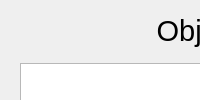
       <widget class="QWidget" name="page_market">
        <property name="styleSheet">
         <string notr="true">#page_market{background-image: url(:/images/inventory/background.jpg);}</string>
        </property>
        <layout class="QHBoxLayout" name="horizontalLayout_55">
         <property name="spacing">
          <number>0</number>
         </property>
         <property name="leftMargin">
          <number>0</number>
         </property>
         <property name="topMargin">
          <number>0</number>
         </property>
         <property name="rightMargin">
          <number>0</number>
         </property>
         <property name="bottomMargin">
          <number>0</number>
         </property>
         <item>
          <widget class="QFrame" name="market_layout">
           <property name="styleSheet">
            <string notr="true">#market_layout{background-image: url(:/images/inventory/market.png);}</string>
           </property>
           <widget class="QLabel" name="monsterDetailsName_2">
            <property name="geometry">
             <rect>
              <x>20</x>
              <y>5</y>
              <width>357</width>
              <height>51</height>
             </rect>
            </property>
            <property name="minimumSize">
             <size>
              <width>357</width>
              <height>51</height>
             </size>
            </property>
            <property name="maximumSize">
             <size>
              <width>357</width>
              <height>51</height>
             </size>
            </property>
            <property name="font">
             <font>
              <pointsize>22</pointsize>
             </font>
            </property>
            <property name="styleSheet">
             <string notr="true">background-image: url(:/images/inventory/type.png);color: rgb(0, 0, 0);</string>
            </property>
            <property name="text">
             <string notr="true">Object</string>
            </property>
            <property name="alignment">
             <set>Qt::AlignCenter</set>
            </property>
           </widget>
           <widget class="QLabel" name="monsterDetailsName_3">
            <property name="geometry">
             <rect>
              <x>400</x>
              <y>5</y>
              <width>357</width>
              <height>51</height>
             </rect>
            </property>
            <property name="minimumSize">
             <size>
              <width>357</width>
              <height>51</height>
             </size>
            </property>
            <property name="maximumSize">
             <size>
              <width>357</width>
              <height>51</height>
             </size>
            </property>
            <property name="font">
             <font>
              <pointsize>22</pointsize>
             </font>
            </property>
            <property name="styleSheet">
             <string notr="true">background-image: url(:/images/inventory/type.png);color: rgb(0, 0, 0);</string>
            </property>
            <property name="text">
             <string notr="true">Monster</string>
            </property>
            <property name="alignment">
             <set>Qt::AlignCenter</set>
            </property>
           </widget>
           <widget class="QLabel" name="monsterDetailsName_4">
            <property name="geometry">
             <rect>
              <x>200</x>
              <y>380</y>
              <width>357</width>
              <height>51</height>
             </rect>
            </property>
            <property name="minimumSize">
             <size>
              <width>357</width>
              <height>51</height>
             </size>
            </property>
            <property name="maximumSize">
             <size>
              <width>357</width>
              <height>51</height>
             </size>
            </property>
            <property name="font">
             <font>
              <pointsize>22</pointsize>
             </font>
            </property>
            <property name="styleSheet">
             <string notr="true">background-image: url(:/images/inventory/type.png);color: rgb(0, 0, 0);</string>
            </property>
            <property name="text">
             <string notr="true">Own</string>
            </property>
            <property name="alignment">
             <set>Qt::AlignCenter</set>
            </property>
           </widget>
           <widget class="QToolButton" name="marketQuit">
            <property name="geometry">
             <rect>
              <x>760</x>
              <y>565</y>
              <width>22</width>
              <height>25</height>
             </rect>
            </property>
            <property name="minimumSize">
             <size>
              <width>22</width>
              <height>25</height>
             </size>
            </property>
            <property name="maximumSize">
             <size>
              <width>22</width>
              <height>25</height>
             </size>
            </property>
            <property name="styleSheet">
             <string notr="true">QToolButton::hover {
background-position:left center;
}
QToolButton::pressed {
background-position:left bottom;
}
QToolButton { 
background-image: url(:/images/interface/quit.png);
border-image: url(:/images/empty.png);
}</string>
            </property>
           </widget>
           <widget class="QLabel" name="marketStat">
            <property name="geometry">
             <rect>
              <x>210</x>
              <y>570</y>
              <width>341</width>
              <height>20</height>
             </rect>
            </property>
            <property name="textFormat">
             <enum>Qt::RichText</enum>
            </property>
            <property name="alignment">
             <set>Qt::AlignCenter</set>
            </property>
           </widget>
           <widget class="QListWidget" name="marketObject">
            <property name="geometry">
             <rect>
              <x>20</x>
              <y>63</y>
              <width>354</width>
              <height>309</height>
             </rect>
            </property>
            <property name="styleSheet">
             <string notr="true">#marketObject{background-image: url(:/images/empty.png);color: rgb(0, 0, 0);}</string>
            </property>
            <property name="iconSize">
             <size>
              <width>24</width>
              <height>24</height>
             </size>
            </property>
           </widget>
           <widget class="QListWidget" name="marketMonster">
            <property name="geometry">
             <rect>
              <x>392</x>
              <y>63</y>
              <width>388</width>
              <height>309</height>
             </rect>
            </property>
            <property name="styleSheet">
             <string notr="true">#marketMonster{background-image: url(:/images/empty.png);color: rgb(0, 0, 0);}</string>
            </property>
            <property name="iconSize">
             <size>
              <width>32</width>
              <height>32</height>
             </size>
            </property>
           </widget>
           <widget class="QListWidget" name="marketOwnObject">
            <property name="geometry">
             <rect>
              <x>20</x>
              <y>436</y>
              <width>355</width>
              <height>103</height>
             </rect>
            </property>
            <property name="styleSheet">
             <string notr="true">#marketOwnObject{background-image: url(:/images/empty.png);color: rgb(0, 0, 0);}</string>
            </property>
            <property name="iconSize">
             <size>
              <width>24</width>
              <height>24</height>
             </size>
            </property>
           </widget>
           <widget class="QListWidget" name="marketOwnMonster">
            <property name="geometry">
             <rect>
              <x>391</x>
              <y>436</y>
              <width>389</width>
              <height>103</height>
             </rect>
            </property>
            <property name="styleSheet">
             <string notr="true">#marketOwnMonster{background-image: url(:/images/empty.png);color: rgb(0, 0, 0);}</string>
            </property>
            <property name="iconSize">
             <size>
              <width>32</width>
              <height>32</height>
             </size>
            </property>
           </widget>
           <widget class="QPushButton" name="marketWithdraw">
            <property name="geometry">
             <rect>
              <x>10</x>
              <y>565</y>
              <width>110</width>
              <height>25</height>
             </rect>
            </property>
            <property name="minimumSize">
             <size>
              <width>110</width>
              <height>25</height>
             </size>
            </property>
            <property name="maximumSize">
             <size>
              <width>110</width>
              <height>25</height>
             </size>
            </property>
            <property name="styleSheet">
             <string notr="true">QPushButton::hover {
background-position:left center;
}
QPushButton::pressed {
background-position:left bottom;
}
QPushButton { 
background-image: url(:/images/interface/button-generic.png);
border-image: url(:/images/empty.png);
color: rgb(255, 255, 255);
padding-left:4px;
padding-right:4px;
padding-top:8px;
padding-bottom:3px;
}</string>
            </property>
            <property name="text">
             <string>Withdraw cash</string>
            </property>
           </widget>
           <widget class="QPushButton" name="marketPutObject">
            <property name="geometry">
             <rect>
              <x>130</x>
              <y>565</y>
              <width>110</width>
              <height>25</height>
             </rect>
            </property>
            <property name="minimumSize">
             <size>
              <width>110</width>
              <height>25</height>
             </size>
            </property>
            <property name="maximumSize">
             <size>
              <width>110</width>
              <height>25</height>
             </size>
            </property>
            <property name="styleSheet">
             <string notr="true">QPushButton::hover {
background-position:left center;
}
QPushButton::pressed {
background-position:left bottom;
}
QPushButton { 
background-image: url(:/images/interface/button-generic.png);
border-image: url(:/images/empty.png);
color: rgb(255, 255, 255);
padding-left:4px;
padding-right:4px;
padding-top:8px;
padding-bottom:3px;
}</string>
            </property>
            <property name="text">
             <string>Put object</string>
            </property>
           </widget>
           <widget class="QPushButton" name="marketPutMonster">
            <property name="geometry">
             <rect>
              <x>640</x>
              <y>565</y>
              <width>110</width>
              <height>25</height>
             </rect>
            </property>
            <property name="minimumSize">
             <size>
              <width>110</width>
              <height>25</height>
             </size>
            </property>
            <property name="maximumSize">
             <size>
              <width>110</width>
              <height>25</height>
             </size>
            </property>
            <property name="styleSheet">
             <string notr="true">QPushButton::hover {
background-position:left center;
}
QPushButton::pressed {
background-position:left bottom;
}
QPushButton { 
background-image: url(:/images/interface/button-generic.png);
border-image: url(:/images/empty.png);
color: rgb(255, 255, 255);
padding-left:4px;
padding-right:4px;
padding-top:8px;
padding-bottom:3px;
}</string>
            </property>
            <property name="text">
             <string>Put monster</string>
            </property>
           </widget>
          </widget>
         </item>
        </layout>
       </widget>
